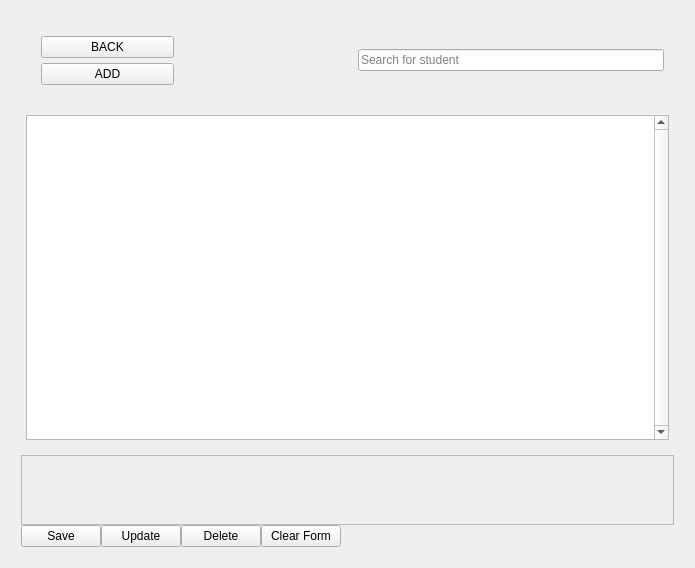
<?xml version="1.0" encoding="UTF-8"?>
<ui version="4.0">
 <class>CRUD</class>
 <widget class="QWidget" name="CRUD">
  <property name="geometry">
   <rect>
    <x>0</x>
    <y>0</y>
    <width>695</width>
    <height>568</height>
   </rect>
  </property>
  <property name="sizePolicy">
   <sizepolicy hsizetype="Expanding" vsizetype="Expanding">
    <horstretch>0</horstretch>
    <verstretch>0</verstretch>
   </sizepolicy>
  </property>
  <property name="windowTitle">
   <string>CRUD</string>
  </property>
  <property name="autoFillBackground">
   <bool>false</bool>
  </property>
  <layout class="QVBoxLayout" name="verticalLayout_5">
   <item>
    <layout class="QVBoxLayout" name="main_container" stretch="1,8,2">
     <property name="spacing">
      <number>10</number>
     </property>
     <property name="sizeConstraint">
      <enum>QLayout::SetDefaultConstraint</enum>
     </property>
     <property name="leftMargin">
      <number>10</number>
     </property>
     <property name="topMargin">
      <number>10</number>
     </property>
     <property name="rightMargin">
      <number>10</number>
     </property>
     <property name="bottomMargin">
      <number>10</number>
     </property>
     <item>
      <layout class="QHBoxLayout" name="Top_container" stretch="1,1,2">
       <property name="spacing">
        <number>20</number>
       </property>
       <property name="leftMargin">
        <number>10</number>
       </property>
       <property name="topMargin">
        <number>5</number>
       </property>
       <property name="rightMargin">
        <number>10</number>
       </property>
       <property name="bottomMargin">
        <number>5</number>
       </property>
       <item>
        <layout class="QVBoxLayout" name="holder" stretch="1,2">
         <property name="spacing">
          <number>5</number>
         </property>
         <property name="leftMargin">
          <number>10</number>
         </property>
         <property name="topMargin">
          <number>10</number>
         </property>
         <property name="rightMargin">
          <number>10</number>
         </property>
         <property name="bottomMargin">
          <number>10</number>
         </property>
         <item>
          <widget class="QPushButton" name="back_btn">
           <property name="text">
            <string>BACK</string>
           </property>
          </widget>
         </item>
         <item>
          <widget class="QPushButton" name="add_btn">
           <property name="text">
            <string>ADD</string>
           </property>
          </widget>
         </item>
        </layout>
       </item>
       <item>
        <spacer name="verticalSpacer">
         <property name="orientation">
          <enum>Qt::Vertical</enum>
         </property>
         <property name="sizeHint" stdset="0">
          <size>
           <width>20</width>
           <height>40</height>
          </size>
         </property>
        </spacer>
       </item>
       <item>
        <widget class="QLineEdit" name="search_box">
         <property name="placeholderText">
          <string>Search for student</string>
         </property>
        </widget>
       </item>
      </layout>
     </item>
     <item>
      <layout class="QVBoxLayout" name="Table_container" stretch="0">
       <property name="spacing">
        <number>10</number>
       </property>
       <property name="leftMargin">
        <number>5</number>
       </property>
       <property name="topMargin">
        <number>5</number>
       </property>
       <property name="rightMargin">
        <number>5</number>
       </property>
       <property name="bottomMargin">
        <number>5</number>
       </property>
       <item>
        <widget class="QTableWidget" name="table">
         <property name="enabled">
          <bool>true</bool>
         </property>
         <property name="sizePolicy">
          <sizepolicy hsizetype="Expanding" vsizetype="Expanding">
           <horstretch>1</horstretch>
           <verstretch>1</verstretch>
          </sizepolicy>
         </property>
         <property name="frameShape">
          <enum>QFrame::StyledPanel</enum>
         </property>
         <property name="frameShadow">
          <enum>QFrame::Raised</enum>
         </property>
         <property name="midLineWidth">
          <number>1</number>
         </property>
         <property name="verticalScrollBarPolicy">
          <enum>Qt::ScrollBarAlwaysOn</enum>
         </property>
         <property name="horizontalScrollBarPolicy">
          <enum>Qt::ScrollBarAlwaysOff</enum>
         </property>
         <property name="sizeAdjustPolicy">
          <enum>QAbstractScrollArea::AdjustIgnored</enum>
         </property>
         <property name="editTriggers">
          <set>QAbstractItemView::NoEditTriggers</set>
         </property>
         <property name="selectionMode">
          <enum>QAbstractItemView::ContiguousSelection</enum>
         </property>
         <property name="selectionBehavior">
          <enum>QAbstractItemView::SelectRows</enum>
         </property>
         <property name="textElideMode">
          <enum>Qt::ElideMiddle</enum>
         </property>
         <property name="verticalScrollMode">
          <enum>QAbstractItemView::ScrollPerPixel</enum>
         </property>
         <property name="horizontalScrollMode">
          <enum>QAbstractItemView::ScrollPerPixel</enum>
         </property>
         <property name="showGrid">
          <bool>true</bool>
         </property>
         <property name="gridStyle">
          <enum>Qt::SolidLine</enum>
         </property>
         <property name="sortingEnabled">
          <bool>true</bool>
         </property>
         <property name="wordWrap">
          <bool>true</bool>
         </property>
         <property name="cornerButtonEnabled">
          <bool>true</bool>
         </property>
         <property name="rowCount">
          <number>5</number>
         </property>
         <property name="columnCount">
          <number>0</number>
         </property>
         <attribute name="horizontalHeaderVisible">
          <bool>true</bool>
         </attribute>
         <attribute name="horizontalHeaderCascadingSectionResizes">
          <bool>true</bool>
         </attribute>
         <attribute name="horizontalHeaderMinimumSectionSize">
          <number>100</number>
         </attribute>
         <attribute name="horizontalHeaderDefaultSectionSize">
          <number>115</number>
         </attribute>
         <attribute name="horizontalHeaderHighlightSections">
          <bool>false</bool>
         </attribute>
         <attribute name="horizontalHeaderShowSortIndicator" stdset="0">
          <bool>false</bool>
         </attribute>
         <attribute name="horizontalHeaderStretchLastSection">
          <bool>true</bool>
         </attribute>
         <attribute name="verticalHeaderVisible">
          <bool>false</bool>
         </attribute>
         <attribute name="verticalHeaderCascadingSectionResizes">
          <bool>true</bool>
         </attribute>
         <attribute name="verticalHeaderMinimumSectionSize">
          <number>20</number>
         </attribute>
         <attribute name="verticalHeaderDefaultSectionSize">
          <number>40</number>
         </attribute>
         <attribute name="verticalHeaderHighlightSections">
          <bool>true</bool>
         </attribute>
         <attribute name="verticalHeaderShowSortIndicator" stdset="0">
          <bool>false</bool>
         </attribute>
         <attribute name="verticalHeaderStretchLastSection">
          <bool>false</bool>
         </attribute>
         <row/>
         <row/>
         <row/>
         <row/>
         <row/>
        </widget>
       </item>
      </layout>
     </item>
     <item>
      <layout class="QVBoxLayout" name="verticalLayout_4" stretch="4,1">
       <property name="spacing">
        <number>0</number>
       </property>
       <item>
        <layout class="QGridLayout" name="grid" columnstretch="0">
         <property name="spacing">
          <number>10</number>
         </property>
         <item row="0" column="0">
          <widget class="QScrollArea" name="scrollArea">
           <property name="widgetResizable">
            <bool>true</bool>
           </property>
           <widget class="QWidget" name="scrollAreaWidgetContents">
            <property name="geometry">
             <rect>
              <x>0</x>
              <y>0</y>
              <width>651</width>
              <height>69</height>
             </rect>
            </property>
           </widget>
          </widget>
         </item>
        </layout>
       </item>
       <item>
        <layout class="QHBoxLayout" name="horizontalLayout">
         <item>
          <widget class="QPushButton" name="save_btn">
           <property name="text">
            <string>Save</string>
           </property>
          </widget>
         </item>
         <item>
          <widget class="QPushButton" name="update_btn">
           <property name="text">
            <string>Update</string>
           </property>
          </widget>
         </item>
         <item>
          <widget class="QPushButton" name="delete_btn">
           <property name="text">
            <string>Delete</string>
           </property>
          </widget>
         </item>
         <item>
          <widget class="QPushButton" name="clear_btn">
           <property name="text">
            <string>Clear Form</string>
           </property>
          </widget>
         </item>
         <item>
          <spacer name="horizontalSpacer">
           <property name="orientation">
            <enum>Qt::Horizontal</enum>
           </property>
           <property name="sizeHint" stdset="0">
            <size>
             <width>40</width>
             <height>20</height>
            </size>
           </property>
          </spacer>
         </item>
        </layout>
       </item>
      </layout>
     </item>
    </layout>
   </item>
  </layout>
 </widget>
 <resources/>
 <connections/>
</ui>
